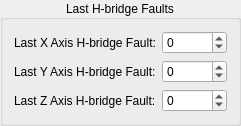
            <widget class="QGroupBox" name="groupBox_8">
             <property name="title">
              <string>Last H-bridge Faults</string>
             </property>
             <property name="alignment">
              <set>Qt::AlignCenter</set>
             </property>
             <layout class="QGridLayout" name="gridLayout_10">
              <item row="2" column="0">
               <widget class="QLabel" name="label_31">
                <property name="text">
                 <string>Last Z Axis H-bridge Fault:</string>
                </property>
               </widget>
              </item>
              <item row="0" column="0">
               <widget class="QLabel" name="label_29">
                <property name="text">
                 <string>Last X Axis H-bridge Fault:</string>
                </property>
               </widget>
              </item>
              <item row="1" column="0">
               <widget class="QLabel" name="label_30">
                <property name="text">
                 <string>Last Y Axis H-bridge Fault:</string>
                </property>
               </widget>
              </item>
              <item row="0" column="1">
               <widget class="QSpinBox" name="SystemInformation_LastHBridgeFaults_XAxisHBridgeFault_SpinBox">
                <property name="minimum">
                 <number>-99999</number>
                </property>
                <property name="maximum">
                 <number>99999</number>
                </property>
               </widget>
              </item>
              <item row="1" column="1">
               <widget class="QSpinBox" name="SystemInformation_LastHBridgeFaults_YAxisHBridgeFault_SpinBox">
                <property name="minimum">
                 <number>-99999</number>
                </property>
                <property name="maximum">
                 <number>99999</number>
                </property>
               </widget>
              </item>
              <item row="2" column="1">
               <widget class="QSpinBox" name="SystemInformation_LastHBridgeFaults_ZAxisHBridgeFault_SpinBox">
                <property name="minimum">
                 <number>-99999</number>
                </property>
                <property name="maximum">
                 <number>99999</number>
                </property>
               </widget>
              </item>
             </layout>
            </widget>
